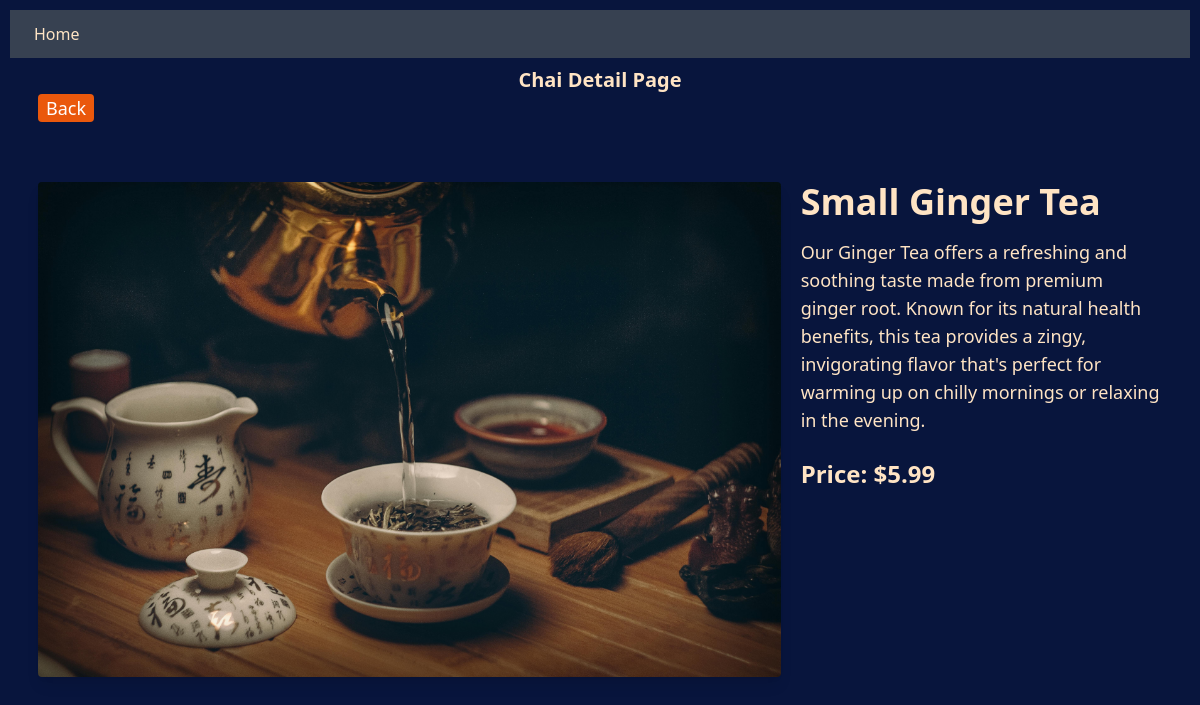
Page /chai/1/ on the committed database.
### chai/models.py (models this page shows, shortened)
class ChaiVariety(models.Model):
    CHAI_TYPE_CHOICE = [
        ('ML', 'MASALA'),
        ('GR', 'GINGER'),
        ('OL', 'OOLONG'),
        ('PL', 'PLAIN'),
        ('EL', 'ELAICHI'),
    ]
    name = models.CharField(max_length=100)
    image = models.ImageField(upload_to='chais/')
    date_added = models.DateTimeField(default=timezone.now)
    type = models.CharField(max_length=2, choices=CHAI_TYPE_CHOICE)
    price = models.CharField(max_length=10, default='$4.99')
    description = models.TextField(default='')

### chai/views.py (the view)
# urls.py: path('<int:chai_id>/', views.chai_detail, name='chai_detail'),
def chai_detail(request, chai_id):
    chai = get_object_or_404(ChaiVariety, pk=chai_id)
    return render(request, 'chai/chai_detail.html', {'chai' : chai})

### chai/templates/chai/chai_detail.html (shortened to what this page needs)
{% extends "layout.html" %}
{% load static %}
{% block content %}
<h1 class='text-xl font-bold'>Chai Detail Page</h1>
<div class='px-7 mb-10'>
    <a href="{% url 'all_chai' %}">
        <button class='bg-orange-600 text-white text-lg px-2'>Back</button>
    </a>
</div>
<div class='px-7 py-5 grid grid-cols-3 gap-5'>
    <div class='col-span-2'>
        <img class='rounded shadow-lg' src="{{chai.image.url}}" alt="">
    </div>
    <div class='col-span-1'>
        <h3 class='text-4xl font-bold mb-4'>{{chai.name}}</h3>
        <p class='text-lg mb-6'>{{chai.description}}</p>
        <span class="text-2xl font-semibold ">Price: {{ chai.price }}</span>
    </div>
</div>
{% endblock %}

### static/style.css (style rules this page uses)
body { background-color: #08153d; color: bisque; margin: 0; padding: 10px; }
h1 { text-align: center; font-size: 2em; color: bisque; }
button { padding: 10px 20px; background-color: #4CAF50; color: #fff; border: none; border-radius: 4px; cursor: pointer; }

### rows in the picture
ChaiVariety: image (picture), name "Small Ginger Tea", description "Our Ginger Tea offers a refreshing and soothing taste made from premium ginger root. Known for its natural health benefits, this tea provides a zingy, invigorating flavor that's perfect for warming up on chilly mornings or relaxing in the evening.", price "$5.99"
